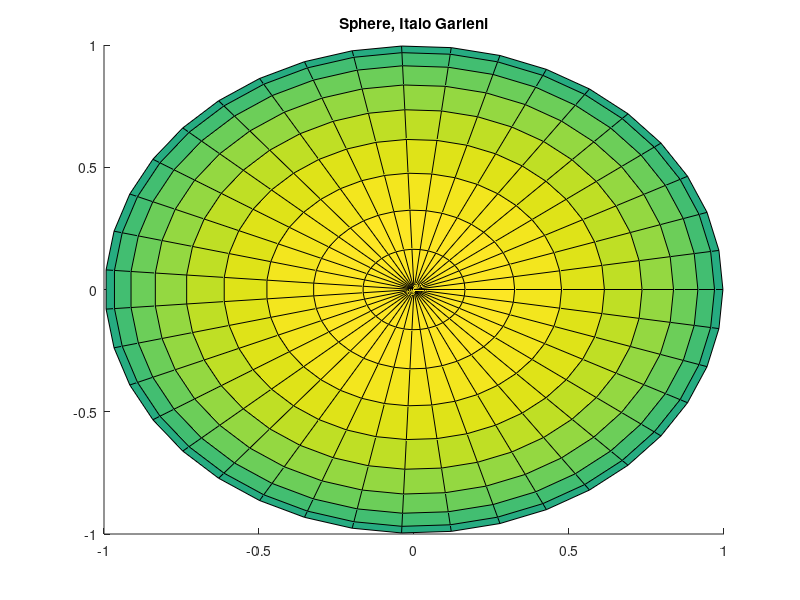

Reproduce this figure in MATLAB. (Note: this script raises an error after producing the figure.)
clear all;
clc;

figure;
title('Sphere, Italo Garleni');
hold on;
R = 1;
Nt = 20;
Np = 40;
theta = linspace(0,pi,Nt);
phi = linspace(0,2*pi,Np);
[theta,Phi] = meshgrid(theta,phi);
X = R.*sin(theta).*cos(Phi);
Y = R.*sin(theta).*sin(Phi);
Z = R.*cos(theta);
surf(X,Y,Z);
hold on;
cameratoolbar;
colormap('flag');
%shading default;
material metal;
grid on;
axis off;
axis equal;
hold off;

figure;
title('Toro, Italo Garleni');
hold on;
R1 = 3;
R2 = 1;
Nt1 = 20;
Np1 = 50;
theta1 =linspace(0,2*pi,Nt1);
phi1 = linspace(0,2*pi,Np1);
[Theta1,Phi1] = meshgrid(theta1,phi1);
X1 = (R1 + R2*cos(Theta1)).*cos(Phi1);
Y1 = (R1 + R2*cos(Theta1)).*sin(Phi1);
Z1 = R2*sin(Theta1);

surf(X1,Y1,Z1);
axis equal;
cameratoolbar;
hold off;